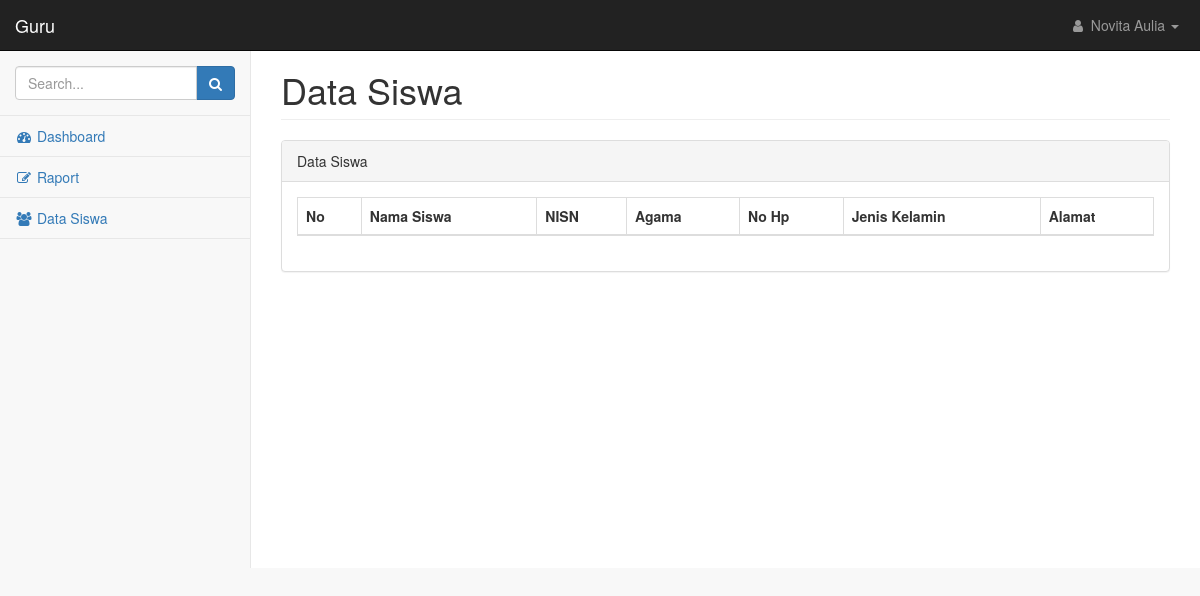
/guru/index.php?page=siswa&id_guru=2, run on an earlier commit of the app's database.
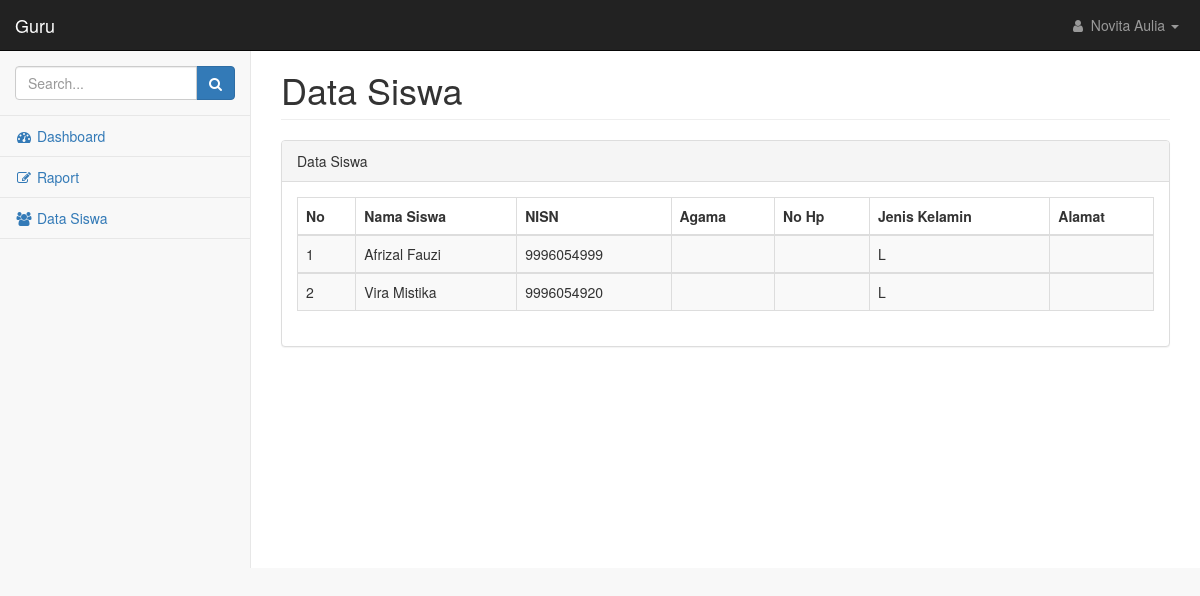
And on a later commit of the database.
### tables this page shows
CREATE TABLE `guru` (
  `id_guru` int(50) NOT NULL,
  `id_adm` int(50) NOT NULL,
  `nip_guru` varchar(100) NOT NULL,
  `password` varchar(50) NOT NULL,
  `nama_guru` varchar(100) NOT NULL,
  `email_guru` varchar(100) NOT NULL,
  `no_telp` varchar(100) NOT NULL,
  `jabatan` varchar(100) NOT NULL
);

CREATE TABLE `siswa` (
  `id_siswa` int(50) NOT NULL,
  `id_guru` int(50) NOT NULL,
  `id_adm` int(50) NOT NULL,
  `password` varchar(50) NOT NULL,
  `nisn` varchar(50) NOT NULL,
  `nis` varchar(100) NOT NULL,
  `nama_sis` varchar(100) NOT NULL,
  `foto_sis` text NOT NULL,
  `ttl` varchar(100) NOT NULL,
  `jenis_kelamin` varchar(50) NOT NULL,
  `agama` varchar(20) NOT NULL,
  `status_keluarga` varchar(50) NOT NULL,
  `anak_ke` varchar(20) NOT NULL,
  `alamat` text NOT NULL,
  `no_hp` varchar(20) NOT NULL,
  `kelas` varchar(40) NOT NULL,
  `tahun_diterima` varchar(25) NOT NULL,
  `semester_diterima` varchar(40) NOT NULL,
  `nama_sekolah_asal` text NOT NULL,
  `alamat_sekolah_asal` text NOT NULL,
  `tahun_ijazah_sebelumnya` varchar(20) NOT NULL,
  `nomor_ijazah_sebelumnya` varchar(20) NOT NULL,
  `tahun_skhun_sebelumya` varchar(20) NOT NULL,
  `nomor_skhun_sebelumnya` varchar(20) NOT NULL,
  `nama_ayah` varchar(100) NOT NULL,
  `nama_ibu` varchar(100) NOT NULL,
  `alamat_ortu` text NOT NULL,
  `pekerjaan_ayah` varchar(100) NOT NULL,
  `pekerjaan_ibu` varchar(100) NOT NULL,
  `nama_wali` varchar(100) NOT NULL,
  `alamat_wali` text NOT NULL,
  `no_hp_wali` varchar(20) NOT NULL,
  `pekerjaan_wali` varchar(100) NOT NULL,
  `cover` text NOT NULL
);

### guru/data_siswa.php (the view)
<div class="row">
    <div class="col-lg-12">
        <h1 class="page-header">Data Siswa</h1>
    </div>
</div>
<div class="row">
    <div class="col-lg-12">
        <div class="panel panel-default">
            <div class="panel-heading">
                Data Siswa
            </div>
            <div class="panel-body">
                <div class="table-responsive">
                    <table class="table table-striped table-bordered table-hover" id="dataTables-example">
                        <thead>
                            <tr>
                                <th>No</th>
                                <th>Nama Siswa</th>
                                <th>NISN</th>
                                <th>Agama</th>
                                <th>No Hp</th>
                                <th>Jenis Kelamin</th>
                                <th>Alamat</th>
                            </tr>
                        </thead>
                        <?php
                        $no=1;
                        include("../koneksi.php");
                        $siswa=mysqli_query($koneksi,"SELECT id_siswa,nama_sis,nisn,agama,no_hp,jenis_kelamin,alamat from siswa join guru using(id_guru) where id_guru=$_GET[id_guru] order by id_siswa");
                        while ($sw=mysqli_fetch_array($siswa)) {
                        ?>
                        <tbody>
                            <tr class="odd gradeX">
                                <td><?php echo $no?></td>
                                <td><?php echo $sw['nama_sis']?></td>
                                <td><?php echo $sw['nisn']?></td>
                                <td><?php echo $sw['agama']?></td>
                                <td><?php echo $sw['no_hp']?></td>
                                <td><?php echo $sw['jenis_kelamin']?></td>
                                <td><?php echo $sw['alamat']?></td>
                            </tr>
                            <?php
                            $no++;
                        }
                            ?>
                        </tbody>
                    </table>
                </div>
            </div>
        </div>
    </div>
</div>

### guru/index.php (shortened to what this page needs)
<!DOCTYPE html>
<html lang="en">
    <head>
        <link href="../scss/bootstrap.min.css" rel="stylesheet">
        <link href="../scss/metisMenu.min.css" rel="stylesheet">
        <link href="../css/dataTables/dataTables.bootstrap.css" rel="stylesheet">
        <link href="../css/dataTables/dataTables.responsive.css" rel="stylesheet">
        <link href="../scss/timeline.css" rel="stylesheet">
        <link href="../scss/startmin.css" rel="stylesheet">
        <link href="../scss/morris.css" rel="stylesheet">
        <link href="../scss/font-awesome.min.css" rel="stylesheet" type="text/css">
    </head>
    <body>
        <div id="wrapper">
            <nav class="navbar navbar-inverse navbar-fixed-top" role="navigation">
                <div class="navbar-header">
                    <a class="navbar-brand" href="index.php">Guru</a>
                </div>
                <ul class="nav navbar-right navbar-top-links">
                    <li class="dropdown">
                        <a class="dropdown-toggle" data-toggle="dropdown" href="#">
                        <?php
                        include("../koneksi.php");
                        $query=mysqli_query($koneksi,"SELECT * FROM guru WHERE id_guru=$_GET[id_guru]");
                        $data=mysqli_fetch_array($query);
                        ?>
                            <i class="fa fa-user fa-fw"></i> <?php echo $data['nama_guru']; ?> <b class="caret"></b>
                        </a>
                    </li>
                </ul>
                <div class="navbar-default sidebar" role="navigation">
                    <div class="sidebar-nav navbar-collapse">
                        <ul class="nav" id="side-menu">
                            <li class="sidebar-search">
                                <div class="input-group custom-search-form">
                                    <input type="text" class="form-control" placeholder="Search...">
                                    <span class="input-group-btn">
                                        <button class="btn btn-primary" type="button">
                                            <i class="fa fa-search"></i>
                                        </button>
                                </span>
                                </div>
                            </li>
                            <li>
                                <a href="?page=home&id_guru=<?php echo $_GET['id_guru']?>"><i class="fa fa-dashboard fa-fw"></i> Dashboard</a>
                            </li>
                            <li>
                                <a href="index.php?page=raport&id_guru=<?php echo $_GET['id_guru']?>"><i class="fa fa-edit fa-fw"></i> Raport </a>
                            </li>
                            <li>
                                <a href="index.php?page=siswa&id_guru=<?php echo $_GET['id_guru']?>"><i class="fa fa-users fa-fw"></i> Data Siswa </a>
                            </li>
                        </ul>
                    </div>
                </div>
            </nav>
            <div id="page-wrapper">
                <div class="container-fluid">
                    <?php
                    include_once "main.php";
                    ?>
                </div>
            </div>
        </div>
    </body>
</html>

### guru/main.php (shortened to what this page needs)
<?php
$page=isset($_GET['page']) ? $_GET['page'] : 'home';
if ($page=='siswa') include 'data_siswa.php';

### scss/startmin.css (style rules this page uses)
body { background-color: #f8f8f8; }
#wrapper { width: 100%; }
#page-wrapper { padding-top: 30px; min-height: 568px; background-color: #fff; }
@media (min-width:768px) { #page-wrapper { position: inherit; margin-left: 250px; padding: 30px 15px 0 15px; border-left: 1px solid #e7e7e7; } }
.navbar-header { float: left; }
.navbar-right { text-align: right; }
.navbar-top-links { margin: 0; }
.navbar-top-links li { display: inline-block; }
.navbar-top-links li:last-child { margin-right: 6px; }
.navbar-top-links li a { padding: 15px; min-height: 50px; }
.navbar-top-links>li>a { color: #999; }
.sidebar .sidebar-nav.navbar-collapse { padding-right: 0; padding-left: 0; }
.sidebar .sidebar-search { padding: 15px; }
.sidebar ul li { border-bottom: 1px solid #e7e7e7; }
@media (min-width:768px) { .sidebar { z-index: 1; position: absolute; width: 250px; margin-top: 51px; } }

What changed in the data, as far as the page shows it:
added siswa: nama_sis "Afrizal Fauzi", nisn "9996054999", jenis_kelamin "L"
added siswa: nama_sis "Vira Mistika", nisn "9996054920", jenis_kelamin "L"
